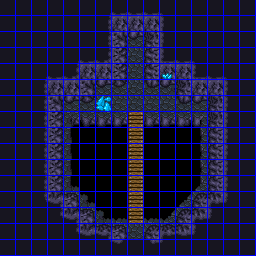

Below is a game level as drawn by its tile map, then a one-line description and the .tmx that defines it (tile-layer data replaced by summaries):
An orthogonal 32x32 tile map with 8x8 px tiles, 3 tile layers (BG, FG, Grid), 1 hidden layer not drawn, 5 tilesets and 25 objects (5x Event).

<map version="1.5" tiledversion="1.5.0" orientation="orthogonal" renderorder="right-down" width="32" height="32" tilewidth="8" tileheight="8" infinite="0" backgroundcolor="#000000" nextlayerid="7" nextobjectid="26">
 <properties>
  <property name="Flags" value="" />
  <property name="Max Steps" type="int" value="8" />
  <property name="Min Steps" type="int" value="2" />
  <property name="On Load Event">ifHasItem("armor", "Jerkin")
  changeSprite("Jerkin", +1)
endIf
ifVariable(0, "&gt;=", 3)
  changeSprite("Goliath", 255)
  changePassability(8, 4, "set")
endIf</property>
  <property name="music" value="labyrinth" />
 </properties>
 <tileset firstgid="1" source="../../../Tiled/grid.tsx" />
 <tileset firstgid="2" source="../../../tilesets/cavern2.tsx" />
 <tileset firstgid="130" source="../../../Tiled/sprites.tsx" />
 <tileset firstgid="386" source="../../../Tiled/battlers.tsx" />
 <tileset firstgid="642" source="../../../Tiled/passability.tsx" />
 <layer id="1" name="BG" width="32" height="32">
  <data>[1024 cells, 1024 non-empty, 84 distinct tile ids]</data>
 </layer>
 <objectgroup id="3" name="Events" offsetx="0" offsety="4">
  <object id="1" name="Jerkin" type="Event" gid="149" x="128" y="40" width="16" height="24">
   <properties>
    <property name="Flags: Button" type="bool" value="true" />
    <property name="Script">changeSprite(this, +2)
ifHasItem("armor", "Jerkin")
  showOneLiner("This chest is empty.")
else
  playSoundEffect("getItem", false)
  givePlayerItem("armor", "Jerkin")
  showOneLiner("You found a jerkin.")
endIf
waitButtons()
hideDialog()
changeSprite(this, +1)</property>
   </properties>
  </object>
  <object id="2" name="Goliath" type="Event" gid="154" x="128" y="64" width="16" height="24">
   <properties>
    <property name="Flags: Button" type="bool" value="true" />
    <property name="Script">ifVariable(0, "&lt;", "3")
  battle("goliath", "cavern", "battleFinal")
  changeVariable(0, "set", 3)
  changePassability(8, 4, "set")
  changeSprite(this, 255)
  showDialog("__PLAYER__")
  showMessage("Looks like this giant",
                         "spider was attracting",
                         "all the rats and smaller",
                         "spiders.")
  hideDialog()
endIf</property>
   </properties>
  </object>
  <object id="3" name="Crystals (switch=25)" type="Event" gid="385" x="160" y="64" width="16" height="24">
   <properties>
    <property name="Flags: Button" type="bool" value="true" />
    <property name="Script">ifSwitch(25, OFF)
  playSoundEffect("getItem", false)
  showOneLiner("You found some crystals.")
  givePlayerItem("treasure", "Crystal", 1)
else
  showOneLiner("There's nothing here.")
endIf
waitButtons()
turnSwitchOn(25)
hideDialog()</property>
   </properties>
  </object>
  <object id="4" name="Crystals (switch=26)" type="Event" gid="385" x="96" y="96" width="16" height="24">
   <properties>
    <property name="Flags: Button" type="bool" value="true" />
    <property name="Script">ifSwitch(26, OFF)
  playSoundEffect("getItem", false)
  showOneLiner("You found some crystals.")
  givePlayerItem("treasure", "Crystal", 2)
else
  showOneLiner("There's nothing here.")
endIf
waitButtons()
turnSwitchOn(26)
hideDialog()</property>
   </properties>
  </object>
  <object id="5" name="Teleport to floor3" type="Event" gid="385" x="128" y="240" width="16" height="24">
   <properties>
    <property name="Script">hideScreen("maskOut", 1)
teleport("maps/town1/cavern/floor3_lower.dat", 10, 3, "down")
showScreen("instant", 1)</property>
   </properties>
  </object>
 </objectgroup>
 <layer id="2" name="FG" width="32" height="32">
  <data>[1024 cells, 4 non-empty, 1 distinct tile ids]</data>
 </layer>
 <objectgroup id="4" name="Regions" visible="0">
  <object id="6" template="../../../Tiled/region.tx" x="0" y="0" />
  <object id="7" template="../../../Tiled/region.tx" x="128" y="0" />
  <object id="8" template="../../../Tiled/region.tx" x="0" y="128" />
  <object id="9" template="../../../Tiled/region.tx" x="128" y="128" />
  <object id="10" gid="389" x="72" y="120" width="48" height="48" />
  <object id="11" gid="389" x="72" y="56" width="48" height="48" />
  <object id="12" gid="389" x="8" y="56" width="48" height="48" />
  <object id="13" gid="389" x="8" y="120" width="48" height="48" />
  <object id="14" gid="389" x="136" y="56" width="48" height="48" />
  <object id="15" gid="389" x="200" y="56" width="48" height="48" />
  <object id="16" gid="389" x="200" y="120" width="48" height="48" />
  <object id="17" gid="389" x="136" y="120" width="48" height="48" />
  <object id="18" gid="389" x="136" y="184" width="48" height="48" />
  <object id="19" gid="389" x="200" y="184" width="48" height="48" />
  <object id="20" gid="389" x="200" y="248" width="48" height="48" />
  <object id="21" gid="389" x="136" y="248" width="48" height="48" />
  <object id="22" gid="389" x="72" y="248" width="48" height="48" />
  <object id="23" gid="389" x="8" y="248" width="48" height="48" />
  <object id="24" gid="389" x="8" y="184" width="48" height="48" />
  <object id="25" gid="389" x="72" y="184" width="48" height="48" />
 </objectgroup>
 <layer id="5" name="Passability" width="32" height="32" visible="0">
  <data>[1024 cells, 21 non-empty, 1 distinct tile ids]</data>
 </layer>
 <layer id="6" name="Grid" width="32" height="32">
  <data>[1024 cells, 256 non-empty, 1 distinct tile ids]</data>
 </layer>
</map>
